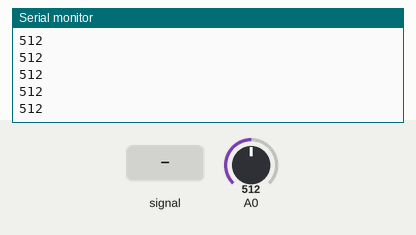
This sketch was run on a simulated Arduino Uno, built with avr-gcc and run on an emulated ATmega328P. Shown: the last lines printed to the serial monitor. Inputs (shaded band) come from the test bench; at power-on: A0 = 512.

Above: at 1.2 s.
1.3 s: A0 fed a 200 Hz sine of ±81 counts around its level
At 1.8 s:
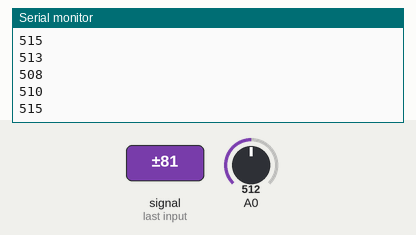
2.8 s: A0 set to 716
At 3.8 s:
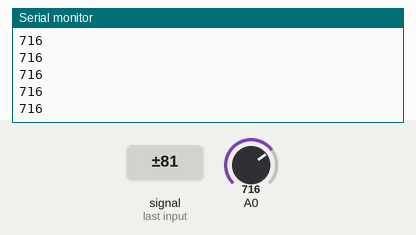
4.3 s: A0 fed a 1000 Hz sine of ±255 counts around its level
At 5.0 s:
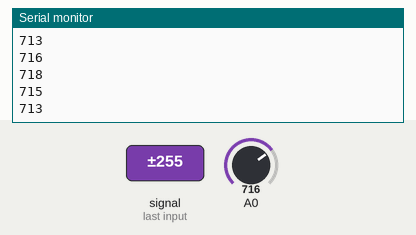
5.8 s: A0 set to 810
At 6.6 s:
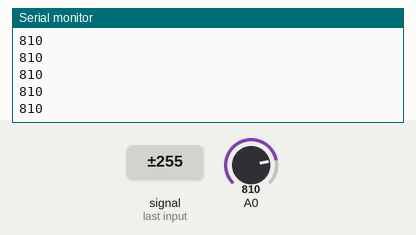
Timing chart, 0 to 8.3 s (numbered marks = the images above; inputs shaded):
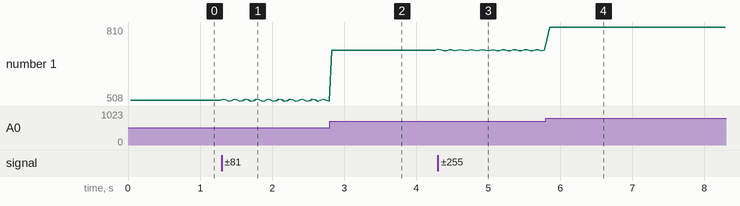

Measured:
- after the input at 1.3 s, the serial monitor: prints a new line at once (image 1)
- after the input at 2.8 s, the serial monitor: prints a new line at once (image 2)
- after the input at 4.3 s, the serial monitor: prints a new line at once (image 3)
- after the input at 5.8 s, the serial monitor: prints a new line at once (image 4)
- plotted number 1: 512 → 508 after the input at 1.3 s, 508 → 716 after the input at 2.8 s, 716 → 715 after the input at 4.3 s, 715 → 810 after the input at 5.8 s

The sketch:

lineSensor.ino
```cpp
int PixelArray[128] ;            // Pixel array.

int CLK = 13;                    // Set pin as CLK.

int SI  = 12;                    // Set pin as SI.

int i   =  0;                    // For pixel count.

int sensorValue = 0;             // sensor for saturation time.

int threshold = 800;


void setup() {


  pinMode(CLK, OUTPUT);          // Set CLK as output.

  pinMode(SI, OUTPUT);           // Set SI as  output.

  Serial.begin(9600);


//8888888888888888888888888888888888888888888
                                          //8
 digitalWrite(SI, HIGH);     //           //8
                             //           //8
 digitalWrite(CLK, HIGH);    //           //8
                             // Start.    //8
 digitalWrite(SI, LOW);      //           //8
                             //           //8
 digitalWrite(CLK, LOW);     //           //8
                                          //8
                                          //8   This clocks out indeterminate
                                          //8   pixel data from power up.
 for(i = 0; i < 128; i ++){               //8
                                          //8
                                          //8
 digitalWrite(CLK, HIGH);                 //8
                                          //8
 digitalWrite(CLK, LOW);                  //8
                                          //8
 }                                        //8
                                          //8
//8888888888888888888888888888888888888888888


}


void loop() {


 //sensorValue = analogRead(A1);   // Get value for saturation time.


//starts pixel count
delayMicroseconds(10000);
 digitalWrite(SI, HIGH);

 digitalWrite(CLK, HIGH);

 digitalWrite(SI, LOW);

 digitalWrite(CLK, LOW);


//Pixel count and read
//set threshold
//value above threshold(white) is 1
//below is 0

  for(i = 0; i < 128; i++){

   //  set threshold
    int val = analogRead(A0);
    //delay(2);


    PixelArray[i] = analogRead(A0);
    digitalWrite(CLK, HIGH);

    digitalWrite(CLK, LOW);
  }

  long sum=0;
//send data to computer and processing
  for(i = 0; i < 128; i ++){
    //Serial.write(PixelArray[i]);

    sum += PixelArray[i];

  }
  Serial.println(sum/128);


}         // END

/*threshold the input analog signal from line sensor
  to 1(white) and 0(black)
  */
void doThreshold(int val) {
  if(val>threshold) {
      PixelArray[i] = 1;
    }
    else {
      PixelArray[i] = 0;
    }
}
```
